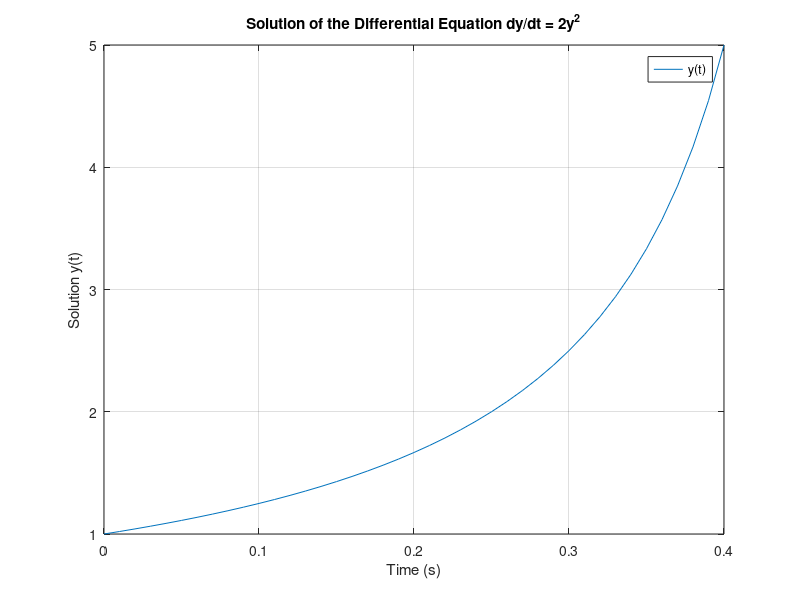

Recreate this plot in MATLAB.
f = @(t,y) 2 * y^2; 
t = [0 0.4];
y0 = 1;

[t, y] = ode45(f, t, y0);

plot(t, y);
xlabel('Time (s)');
ylabel('Solution y(t)');
title('Solution of the Differential Equation dy/dt = 2y^2');
grid on;
legend('y(t)');
